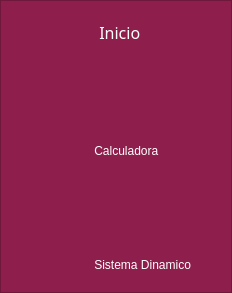
        <widget class="QFrame" name="menu">
         <property name="minimumSize">
          <size>
           <width>0</width>
           <height>0</height>
          </size>
         </property>
         <property name="maximumSize">
          <size>
           <width>0</width>
           <height>16777215</height>
          </size>
         </property>
         <property name="baseSize">
          <size>
           <width>0</width>
           <height>0</height>
          </size>
         </property>
         <property name="styleSheet">
          <string notr="true">QFrame{
background-color: rgb(142, 31, 76);
}

QPushButton{
text-align:left;
background-color: rgb(142, 31, 76);
color: white;
border-top-left-radius: 20px;
border-bottom-left-radius: 20px;

font: 75 12pt &quot;Cascadia Code SemiBold&quot;;
}

QPushButton:hover {
border-bottom-left-radius: 20px;
border-top-left-radius: 20px;
color: black;
background-color: rgb(167, 167, 167);


font: 75 12pt &quot;Cascadia Code SemiBold&quot;;
}

QPushButton:pressed{
background-color: #b6b6b6
}
</string>
         </property>
         <property name="frameShape">
          <enum>QFrame::StyledPanel</enum>
         </property>
         <property name="frameShadow">
          <enum>QFrame::Raised</enum>
         </property>
         <layout class="QHBoxLayout" name="horizontalLayout_9">
          <property name="spacing">
           <number>4</number>
          </property>
          <property name="leftMargin">
           <number>40</number>
          </property>
          <property name="topMargin">
           <number>20</number>
          </property>
          <property name="rightMargin">
           <number>40</number>
          </property>
          <property name="bottomMargin">
           <number>20</number>
          </property>
          <item>
           <spacer name="horizontalSpacer_4">
            <property name="orientation">
             <enum>Qt::Horizontal</enum>
            </property>
            <property name="sizeHint" stdset="0">
             <size>
              <width>40</width>
              <height>20</height>
             </size>
            </property>
           </spacer>
          </item>
          <item>
           <layout class="QVBoxLayout" name="verticalLayout_9">
            <property name="spacing">
             <number>100</number>
            </property>
            <property name="leftMargin">
             <number>50</number>
            </property>
            <property name="topMargin">
             <number>0</number>
            </property>
            <item alignment="Qt::AlignLeft">
             <widget class="QPushButton" name="btn_inicio">
              <property name="maximumSize">
               <size>
                <width>300</width>
                <height>40</height>
               </size>
              </property>
              <property name="baseSize">
               <size>
                <width>0</width>
                <height>0</height>
               </size>
              </property>
              <property name="font">
               <font>
                <family>Cascadia Code SemiBold</family>
                <pointsize>12</pointsize>
                <weight>9</weight>
                <italic>false</italic>
                <bold>false</bold>
                <underline>false</underline>
                <strikeout>false</strikeout>
               </font>
              </property>
              <property name="toolTip">
               <string>&lt;html&gt;&lt;head/&gt;&lt;body&gt;&lt;p&gt;&lt;br/&gt;&lt;/p&gt;&lt;/body&gt;&lt;/html&gt;</string>
              </property>
              <property name="styleSheet">
               <string notr="true"/>
              </property>
              <property name="text">
               <string>  Inicio</string>
              </property>
              <property name="icon">
               <iconset>
                <normaloff>Iconos de Botones/icons8-casa-100.png</normaloff>Iconos de Botones/icons8-casa-100.png</iconset>
              </property>
              <property name="iconSize">
               <size>
                <width>25</width>
                <height>25</height>
               </size>
              </property>
             </widget>
            </item>
            <item alignment="Qt::AlignLeft">
             <widget class="QPushButton" name="btn_calculadora">
              <property name="minimumSize">
               <size>
                <width>0</width>
                <height>0</height>
               </size>
              </property>
              <property name="maximumSize">
               <size>
                <width>300</width>
                <height>40</height>
               </size>
              </property>
              <property name="text">
               <string> Calculadora</string>
              </property>
              <property name="icon">
               <iconset>
                <normaloff>Iconos de Botones/icons8-calculadora-64.png</normaloff>Iconos de Botones/icons8-calculadora-64.png</iconset>
              </property>
              <property name="iconSize">
               <size>
                <width>25</width>
                <height>25</height>
               </size>
              </property>
             </widget>
            </item>
            <item alignment="Qt::AlignLeft">
             <widget class="QPushButton" name="btn_sistema_dinamico">
              <property name="maximumSize">
               <size>
                <width>300</width>
                <height>40</height>
               </size>
              </property>
              <property name="text">
               <string> Sistema Dinamico</string>
              </property>
              <property name="icon">
               <iconset>
                <normaloff>Iconos de Botones/icons8-dinámica-negativa-100.png</normaloff>Iconos de Botones/icons8-dinámica-negativa-100.png</iconset>
              </property>
              <property name="iconSize">
               <size>
                <width>25</width>
                <height>25</height>
               </size>
              </property>
             </widget>
            </item>
           </layout>
          </item>
          <item>
           <spacer name="horizontalSpacer_5">
            <property name="orientation">
             <enum>Qt::Horizontal</enum>
            </property>
            <property name="sizeHint" stdset="0">
             <size>
              <width>40</width>
              <height>20</height>
             </size>
            </property>
           </spacer>
          </item>
         </layout>
        </widget>
